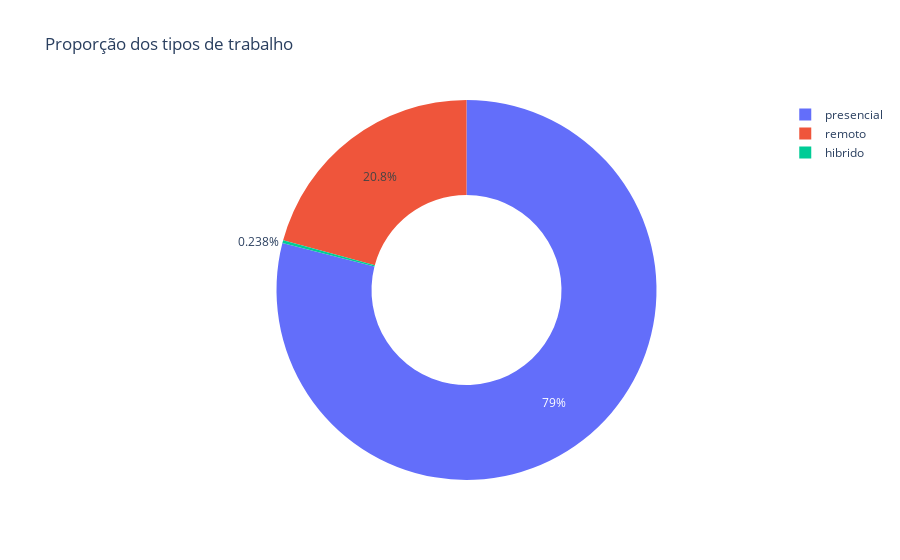

Notebook source saved alongside this figure:
### Code cell
remoto_contagem = df_limpo['remoto'].value_counts().reset_index()
remoto_contagem.columns = ['tipo_trabalho','quantidade']

fig = px.pie(remoto_contagem,
             names='tipo_trabalho',
             values='quantidade',
             title='Proporção dos tipos de trabalho', 
             hole=0.5
             )
fig.show()

### Figure 1 — Plotly figure (JSON) as saved in the notebook; plotly's stock layout.template omitted (floating-point values rounded to 4 significant figures)
{"data": [{"domain": {"x": [0, 1], "y": [0, 1]}, "hole": 0.5, "hovertemplate": "tipo_trabalho=%{label}<br>quantidade=%{value}<extra></extra>", "labels": ["presencial", "remoto", "hibrido"], "legendgroup": "", "name": "", "showlegend": true, "type": "pie", "values": [105305, 27716, 318]}], "layout": {"legend": {"tracegroupgap": 0}, "title": {"text": "Proporção dos tipos de trabalho"}}}
